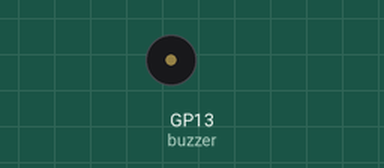
Bench run of a program on a simulated Raspberry Pi Pico running MicroPython. Parts: buzzer (waves = sounding). At 3.9 s the program stops and its outputs stay as they are.

Above: at 0.8 s.
At 3.65 s:
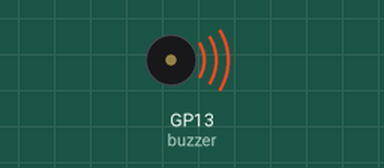
Timing chart, 0 to 5.2 s (numbered marks = the images above):
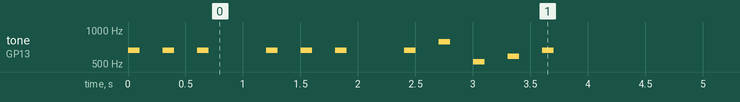

The program:

Day_5f.py
```python
'''
Play Jingle Bells with buzzer
'''

# Imports
from machine import Pin, PWM
import time

# Set up the Buzzer pin as PWM
buzzer = PWM(Pin(13)) # Set the buzzer to PWM mode

# Create our library of tone variables for "Jingle Bells"
C = 523
D = 587
E = 659
G = 784

# Create volume variable (Duty cycle)
volume = 10000

def note(note, volume, delay1, delay2):
    buzzer.duty_u16(volume)
    buzzer.freq(note)
    time.sleep(delay1)
    buzzer.duty_u16(0)
    time.sleep(delay2)

note(E, volume, 0.1, 0.2)
note(E, volume, 0.1, 0.2)
note(E, volume, 0.1, 0.5)
note(E, volume, 0.1, 0.2)
note(E, volume, 0.1, 0.2)
note(E, volume, 0.1, 0.5)
note(E, volume, 0.1, 0.2)
note(G, volume, 0.1, 0.2)
note(C, volume, 0.1, 0.2)
note(D, volume, 0.1, 0.2)
note(E, volume, 0.1, 0.2)

buzzer.duty_u16(0)
```

Measured:
- by itself, tone on GP13 (buzzer): plays 659 Hz for 0.10 s, 659 Hz for 0.10 s, 659 Hz for 0.10 s, 659 Hz for 0.10 s, 659 Hz for 0.10 s, 659 Hz for 0.10 s … (11 notes in this stretch)
